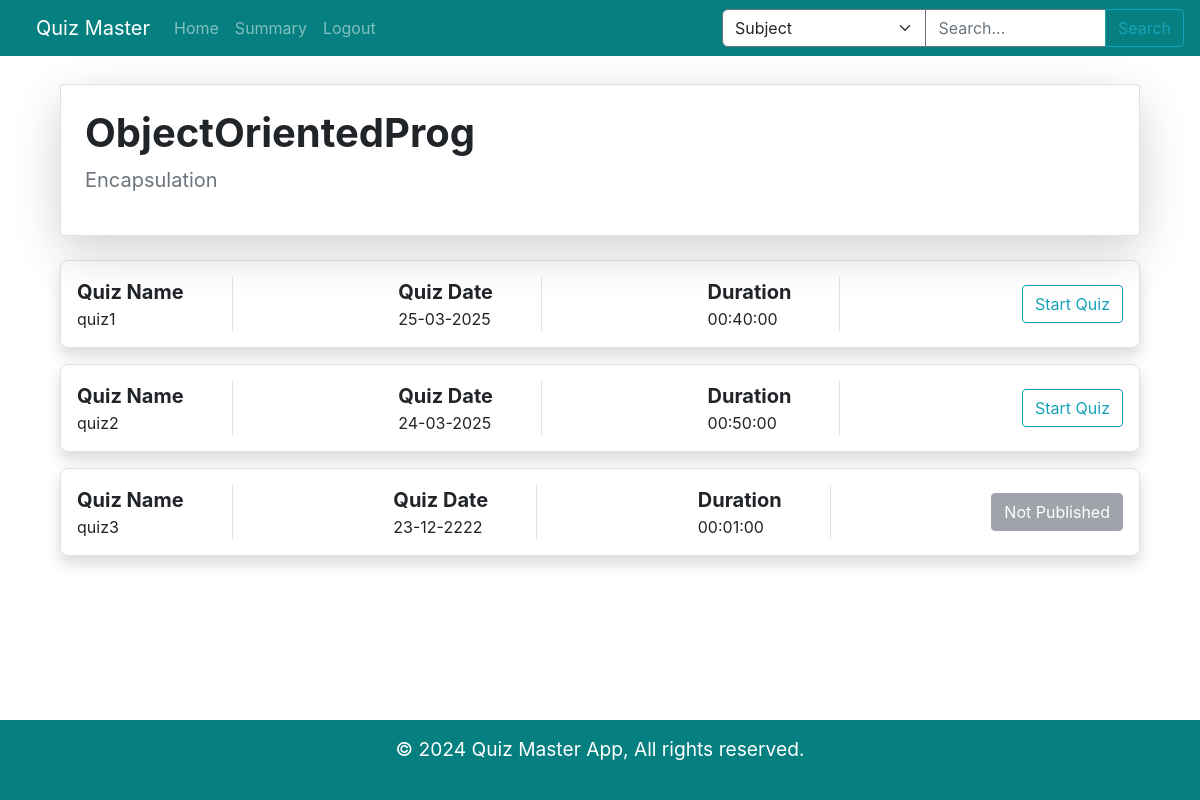
/quizzes/S983b7a61/Ca82f18ff (signed in), run on the app's committed database.
### app/models.py (models this page shows)
class Subject(db.Model):
    __tablename__ = 'subject'
    sub_id = db.Column(db.String, primary_key=True, nullable=False)
    sub_name = db.Column(db.String, nullable=False)
    sub_desc = db.Column(db.String)
    chapters = db.relationship('Chapter', backref='subject', cascade='all, delete-orphan')
    questions = db.relationship('Question', backref='subject', cascade='all, delete-orphan')

class Chapter(db.Model):
    __tablename__ = 'chapter'
    chp_id = db.Column(db.String, primary_key=True, nullable=False)
    chp_name = db.Column(db.String, nullable=False)
    chp_desc = db.Column(db.String)
    sub_id = db.Column(db.String, db.ForeignKey('subject.sub_id'), nullable=False)
    quizzes = db.relationship('Quiz', backref='chapter', cascade='all, delete-orphan')
    questions = db.relationship('Question', backref='chapter', cascade='all, delete-orphan')

class Quiz(db.Model):
    __tablename__ = 'quiz'
    q_id = db.Column(db.String, primary_key=True, nullable=False)
    q_name = db.Column(db.String, nullable=False)
    chp_id = db.Column(db.String, db.ForeignKey('chapter.chp_id'), nullable=False)
    sub_id = db.Column(db.String, db.ForeignKey('subject.sub_id'), nullable=False)
    date_of_quiz = db.Column(db.Date)
    time_dur = db.Column(db.Time)
    scores = db.relationship('Score', backref='quiz', cascade='all, delete-orphan')

### app/routes.py (the view)
@main.route('/quizzes/<subject>/<chap>',methods=['GET','POST'])
@login_required
def quiz_list(subject,chap):
    sub=Subject.query.filter_by(sub_id=subject).first()
    chapter=Chapter.query.get(chap)
    quiz_list=Quiz.query.filter_by(chp_id=chap).all()
    if session.get('user_type') == 'admin':
        return render_template('quiz_list.html',sub=sub,chapter=chapter, quiz_list=quiz_list)
    else:
        return render_template('quiz_list_user.html',sub=sub,chapter=chapter, quiz_list=quiz_list, today_date=date.today())

### app/routes.py (called while the page is built)
def login_required(f):
    @wraps(f)
    def decorated_function(*args, **kwargs):
        if 'user_id' not in session:
            flash('Login to start !!','error')
            return redirect(url_for('main.login'))
        return f(*args, **kwargs)
    return decorated_function

### app/templates/quiz_list_user.html (shortened to what this page needs)
{% extends 'layout.html' %}
{% block content %}
<div class="container mt-4">
    <div class="card shadow-lg p-4 mb-4 rounded">
        <div class="d-flex justify-content-between align-items-center">
            <div>
                <h1 class="fw-bold">{{ sub.sub_name }}</h1>
                <p class="text-muted fs-5">{{ chapter.chp_name }}</p>
            </div>
        </div>
    </div>
<div>
{% for quiz in quiz_list %}
<div class="d-flex justify-content-between shadow rounded-3 border p-3 mb-3">
  <div class="border-end pr-5"><div class="fs-5 fw-bold">Quiz Name</div>{{quiz.q_name}}</div>
  <div class="border-end pr-5"><div class="fs-5 fw-bold">Quiz Date</div>{{quiz.date_of_quiz.strftime('%d-%m-%Y')}}</div>
  <div class="border-end pr-5"><div class="fs-5 fw-bold">Duration</div>{{quiz.time_dur}}</div>
  <div class="d-flex justify-content-center align-items-center">
    {% if quiz.date_of_quiz <= today_date %}
        <a class="btn btn-outline-info ml-3" href="{{ url_for('main.quiz',q_id=quiz.q_id) }}">Start Quiz</a>
    {% else %}
        <button class="btn btn-secondary" disabled>Not Published</button>
    {% endif %}
  </div>
</div>
{% endfor %}
</div>
</div>
{% endblock %}

### app/templates/layout.html (style rules this page uses)
body { display: flex; flex-direction: column; }
.container { flex-grow: 1; }

### app/templates/quiz_list_user.html (style rules this page uses)
body { background-color: white; }
.card { border-left: 5px solid rgb(9, 120, 120); }

### data on the page
Subject: sub_name "ObjectOrientedProg"
Chapter: chp_name "Encapsulation"
Quiz: q_name "quiz1", date_of_quiz "25-03-2025", time_dur "00:40:00"
Quiz: q_name "quiz2", date_of_quiz "24-03-2025", time_dur "00:50:00"
Quiz: q_name "quiz3", date_of_quiz "23-12-2222", time_dur "00:01:00", shows "Not Published"
